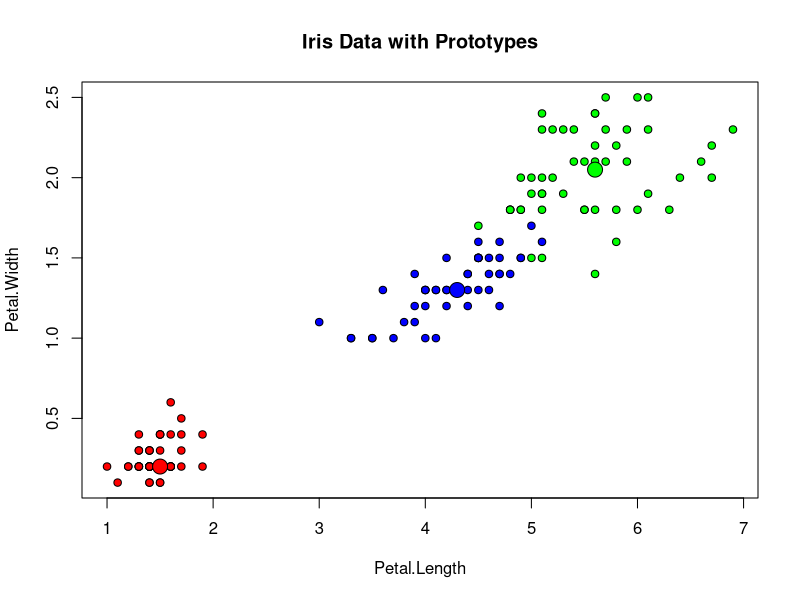
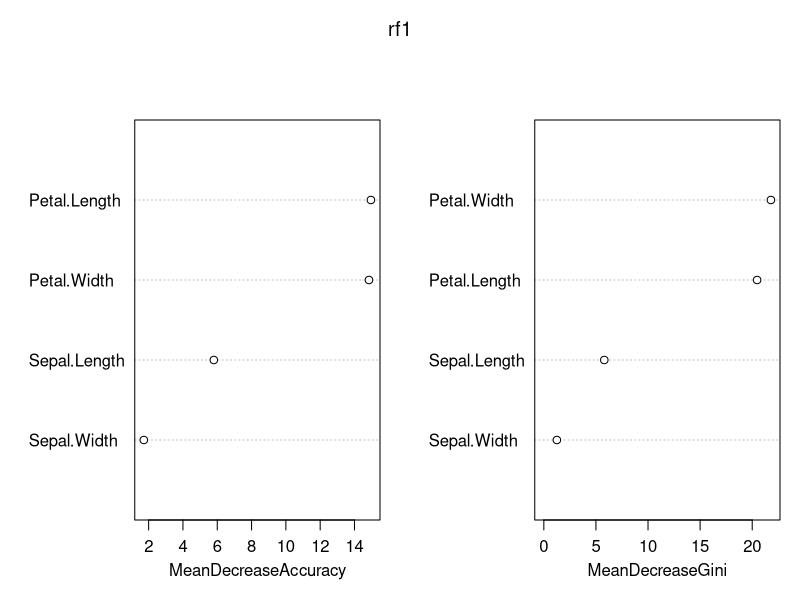
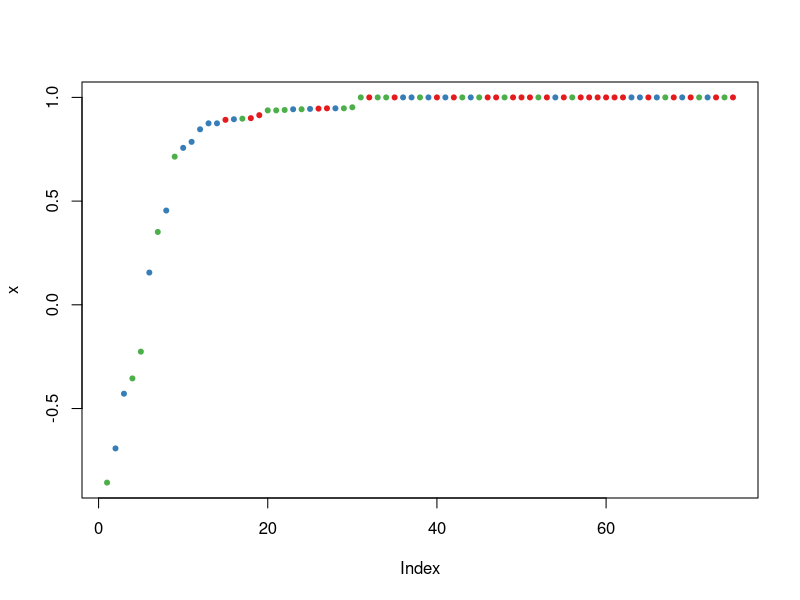

Reproduce these figures in R, in order.
## ---- chunk 1
# install.packages("randomForest")
library(randomForest)
data(iris)
iris.rf <- randomForest(iris[,-5], iris[,5],prox = TRUE)
iris.p <- classCenter(iris[,-5], iris[,5], iris.rf$prox)
plot(iris[,3], iris[,4], pch=21, xlab=names(iris)[3], ylab=names(iris)[4],
bg=c("red", "blue", "green")[as.numeric(factor(iris$Species))],
main="Iris Data with Prototypes")
points(iris.p[,3], iris.p[,4], pch=21, cex=2, bg=c("red", "blue", "green"))
## ---- chunk 2
# Set random seed to make results reproducible:
set.seed(17)
# Calculate the size of each of the data sets:
data_set_size <- floor(nrow(iris)/2)
# Generate a random sample of "data_set_size" indexes
indexes <- sample(1:nrow(iris), size = data_set_size)
# Assign the data to the correct sets
training <- iris[indexes,]
validation1 <- iris[-indexes,]
## ---- chunk 3
data(iris)
rf1 <- randomForest(Species ~ ., data = training, ntree=100, mtry = 2,
                    importance = TRUE)

print(rf1)
## ---- chunk 4
varImpPlot(rf1)
## ---- chunk 5
plot(margin(rf1))
## ---- chunk 6
prediction_for_table <- predict(rf1, validation1[,-5])
table(observed=validation1[,5],predicted = prediction_for_table)
